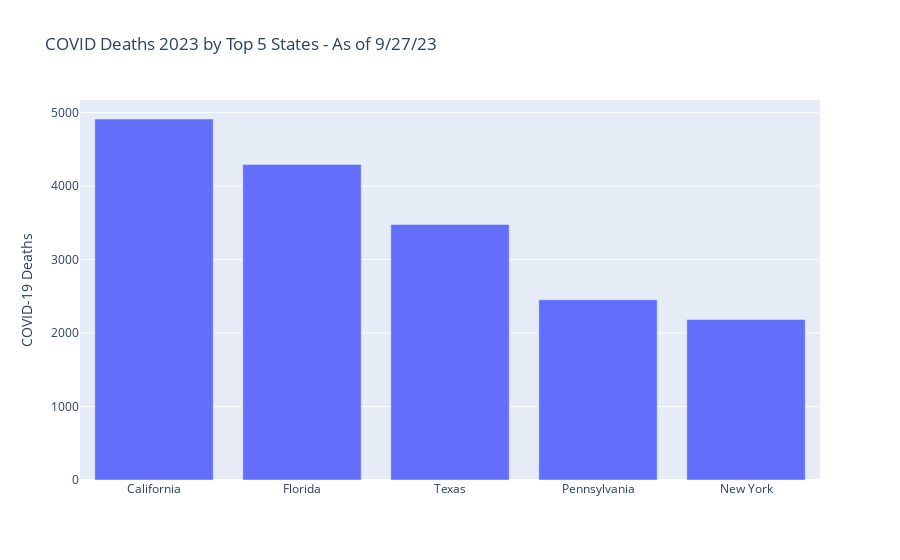

Notebook cell for this chart:
### Code cell
covid_deaths_by_top_5_states = (
    df
    .filter(
        pl.col('State') != 'United States',
        pl.col('Year') == 2023,
        pl.col('Age Group') == 'All Ages',
        pl.col('Sex') == 'All Sexes'
    )
    .group_by('State')
    .agg(pl.col('COVID-19 Deaths').sum())
    .sort(by='COVID-19 Deaths', descending=True)
    .head()
)

fig = px.bar(
    covid_deaths_by_top_5_states, 
    x='State', 
    y='COVID-19 Deaths', 
    title='COVID Deaths 2023 by Top 5 States - As of 9/27/23',
)

fig.update_layout(xaxis_title=None)
fig.show()

### Figure 1 — Plotly figure (JSON) as saved in the notebook; plotly's stock layout.template omitted (floating-point values rounded to 4 significant figures)
{"data": [{"alignmentgroup": "True", "hovertemplate": "State=%{x}<br>COVID-19 Deaths=%{y}<extra></extra>", "legendgroup": "", "marker": {"color": "#636efa", "pattern": {"shape": ""}}, "name": "", "offsetgroup": "", "orientation": "v", "showlegend": false, "textposition": "auto", "type": "bar", "x": ["California", "Florida", "Texas", "Pennsylvania", "New York"], "xaxis": "x", "y": [4914, 4296, 3478, 2454, 2186], "yaxis": "y"}], "layout": {"barmode": "relative", "legend": {"tracegroupgap": 0}, "title": {"text": "COVID Deaths 2023 by Top 5 States - As of 9/27/23"}, "xaxis": {"anchor": "y", "domain": [0, 1], "title": {}}, "yaxis": {"anchor": "x", "domain": [0, 1], "title": {"text": "COVID-19 Deaths"}}}}
